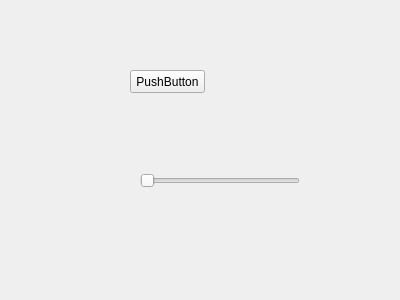
<?xml version="1.0" encoding="UTF-8"?>
<ui version="4.0">
 <class>Widget</class>
 <widget class="QWidget" name="Widget">
  <property name="geometry">
   <rect>
    <x>0</x>
    <y>0</y>
    <width>400</width>
    <height>300</height>
   </rect>
  </property>
  <property name="windowTitle">
   <string>Widget</string>
  </property>
  <widget class="QSlider" name="horizontalSlider">
   <property name="geometry">
    <rect>
     <x>140</x>
     <y>170</y>
     <width>160</width>
     <height>22</height>
    </rect>
   </property>
   <property name="singleStep">
    <number>2</number>
   </property>
   <property name="orientation">
    <enum>Qt::Horizontal</enum>
   </property>
  </widget>
  <widget class="QPushButton" name="pushButton">
   <property name="geometry">
    <rect>
     <x>130</x>
     <y>70</y>
     <width>75</width>
     <height>23</height>
    </rect>
   </property>
   <property name="text">
    <string>PushButton</string>
   </property>
  </widget>
 </widget>
 <layoutdefault spacing="6" margin="11"/>
 <resources/>
 <connections/>
</ui>
